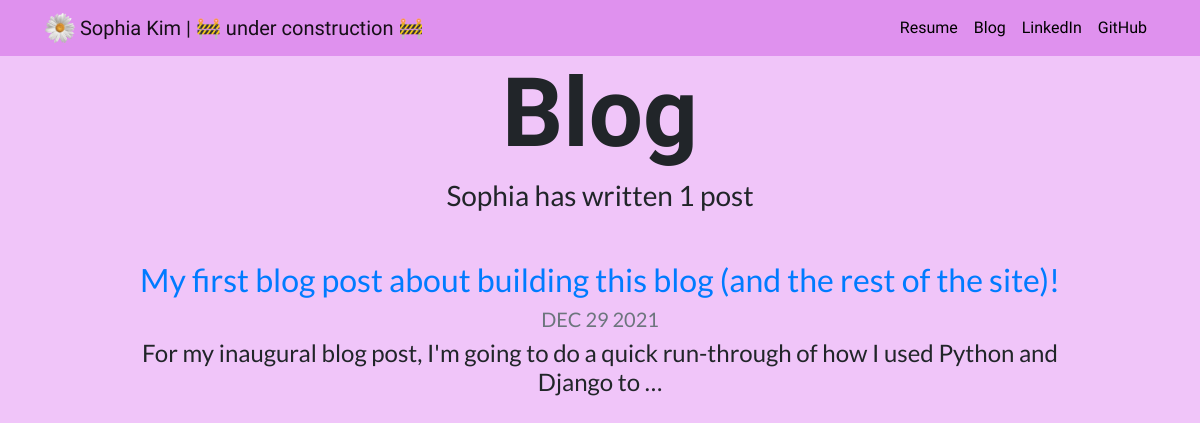
Screenshot of /blog/ with the database file from the repository.
### blog/models.py (models this page shows, shortened)
class Post(models.Model):
  title = models.CharField(max_length=100)
  date = models.DateField()
  text = models.TextField()
  url = models.URLField(blank=True)

### blog/views.py (the view)
# urls.py: path('', views.all_blogs, name='all_blogs'),
def all_blogs(request):
  posts = Post.objects.order_by('-date')
  return render(request, 'blog/all_blogs.html', {'posts': posts})

### blog/templates/blog/all_blogs.html
{% extends 'projects/base.html' %}
{% block content %}
<h1 id="blogtitle" class="font-weight-bold text-center">Blog</h1>
<h3 class="text-center mb-5">Sophia has written {{ posts.count }} post{{ posts.count|pluralize }}</h3>
{% for post in posts %}
<div class="row justify-content-center my-3">
  <div class="col-md-10">
    <a href="{% url 'blog:detail' post.id %}">
      <h2>{{ post.title }}</h2>
    </a>
    <h5 class="text-muted">{{ post.date|date:'M d Y'|upper }}</h5>
    <h4>{{ post.text|striptags|truncatechars:100 }}</h4>
  </div>
</div>
{% endfor %}
{% endblock %}

### projects/static/projects/custom.css (style rules this page uses)
body { background-color: #f0c5f9; margin: 0; font-family: 'Lato', sans-serif; text-align: center; }
#blogtitle { font-size: 6rem; font-family: 'Fredoka One', cursive; }

### rows the page displays
Post: title "My first blog post about building this blog (and the rest of the site)!", date "DEC 29 2021", text "For my inaugural blog post, I'm going to do a quick run-through of how I used Python and Django to …"

### other values shown
{{ posts.count }} "1"
